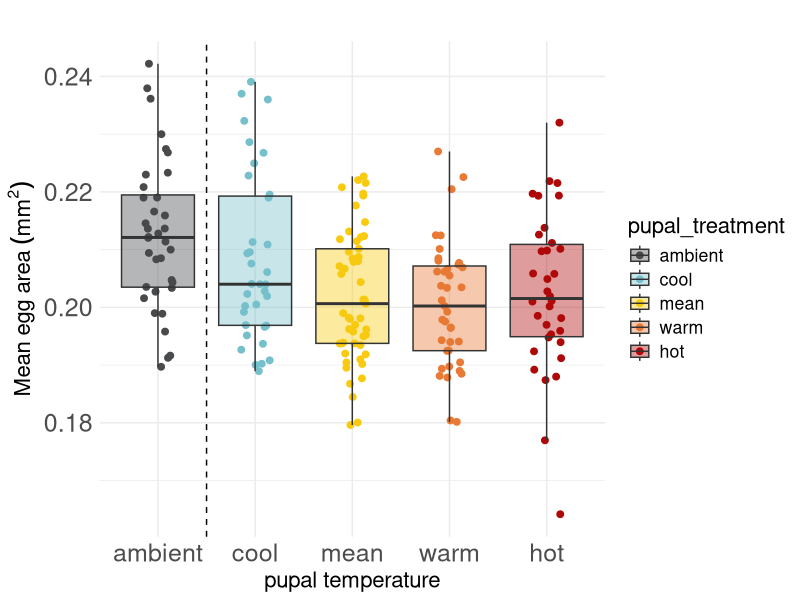
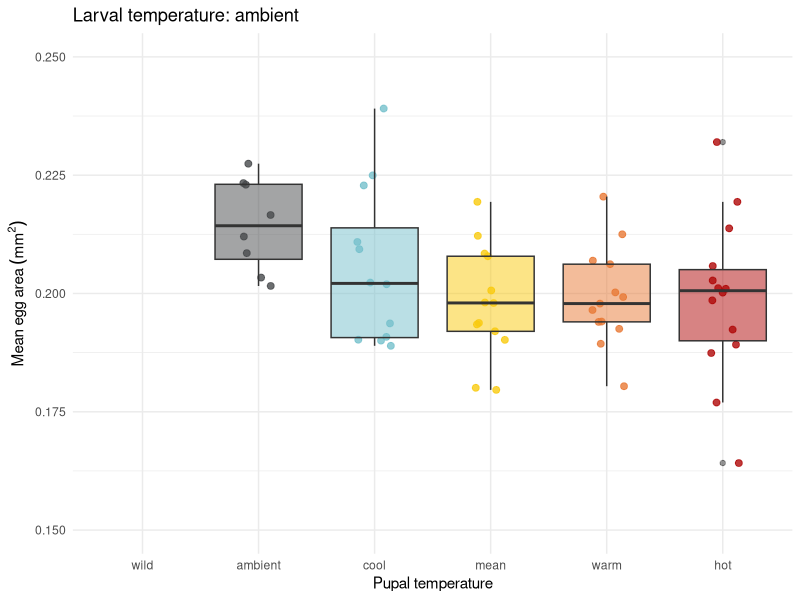
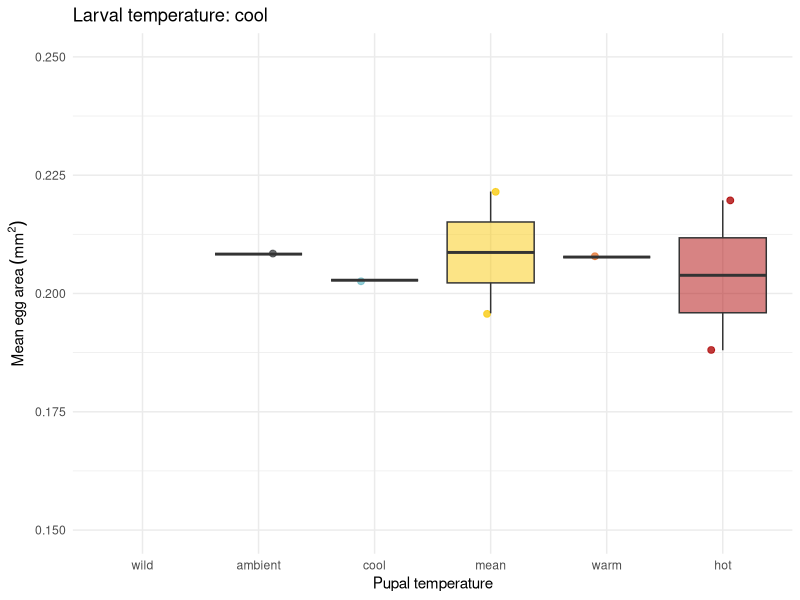
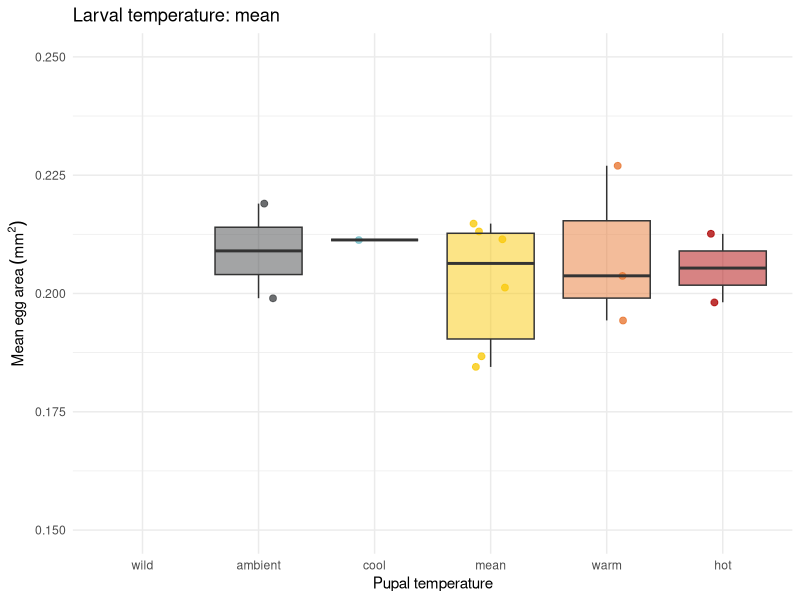
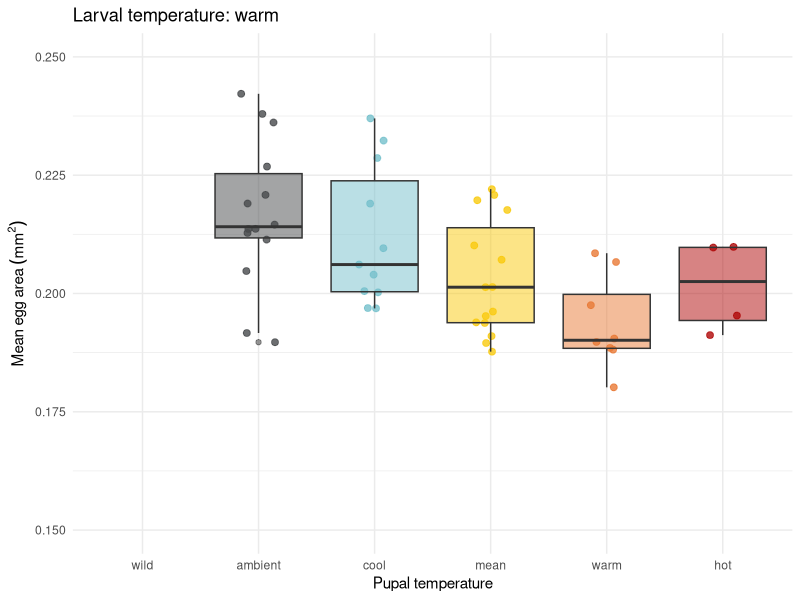
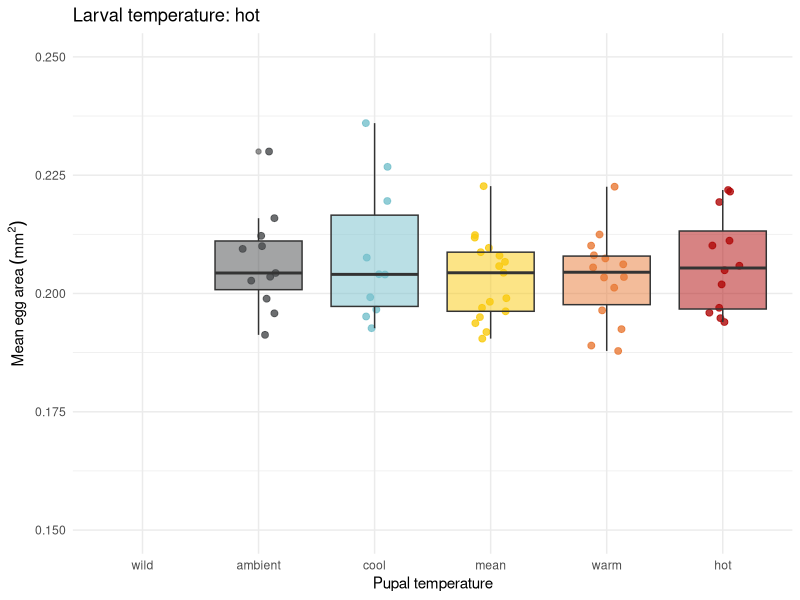
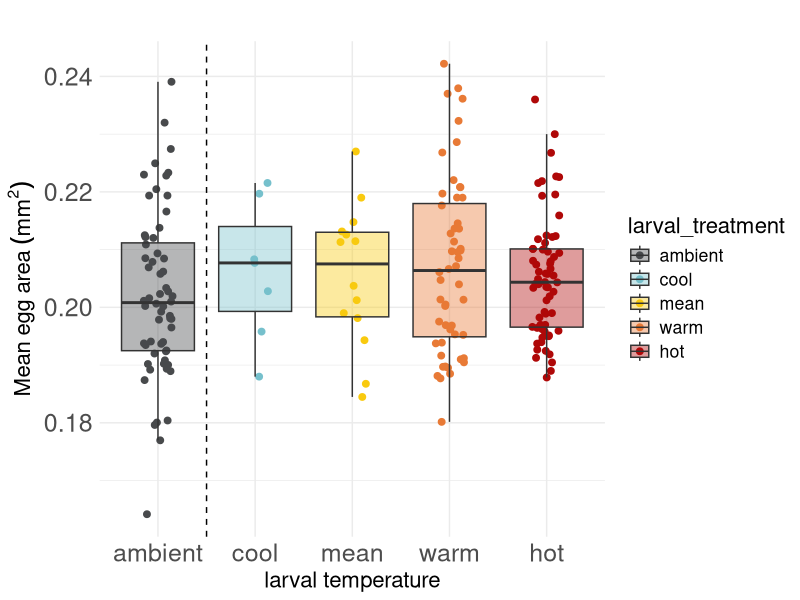
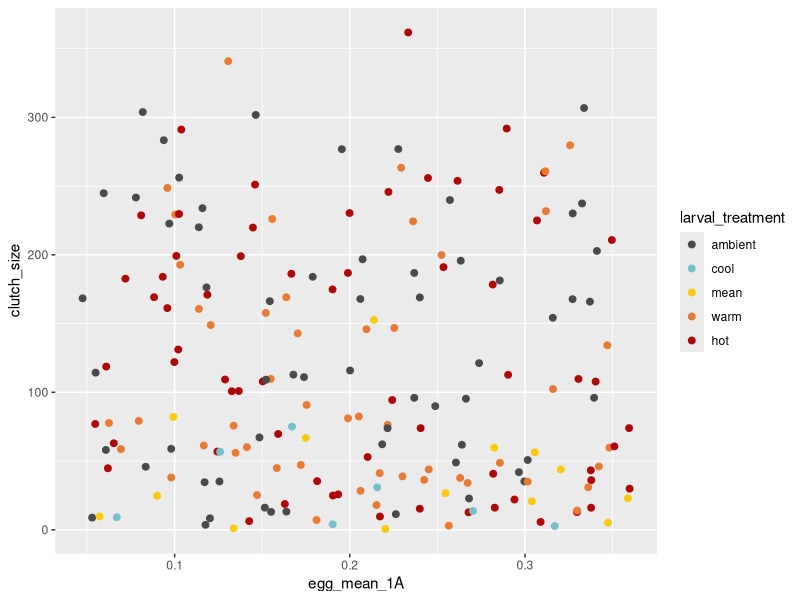

These figures' R source, in order:
## ---- chunk 1
library(here)
library(ggplot2)
library(tidyverse)
library(lme4)
## ---- chunk 2
#working with the egg counts of the five treatment groups
#read in the dataset
egg_counts <- read.csv(here("data", "emergence_egg_counts(Sheet1).csv"))


#make sure egg counts are stored as numbers
egg_counts$green_eggs  <- as.numeric(egg_counts$green_eggs)
egg_counts$orange_eggs <- as.numeric(egg_counts$orange_eggs)


#clean up the dataset so it only has the females I am interested in
egg_counts_clean <- egg_counts %>%
  filter(sex == "F") %>% #only looking at females
  filter(!startsWith(adultID, "F")) %>% #remove sienna's females
  mutate(clutch_size = green_eggs + orange_eggs) %>% #clean up clutch size column
  filter(!is.na(clutch_size)) %>% #remove those with NA clutch size
  mutate(larval_treatment = str_extract(adultID, "^[^.]+")) %>% #make larval treatment column
  mutate( #fix these two rows because they were not assigned pupal treatment correctly
    pupal_treatment = case_when(
      adultID == "CTRL.WTH.152_P6_H" ~ "hot",
      adultID == "HOT.WTH.47_P2_A"   ~ "ambient",
      TRUE                          ~ pupal_treatment
    )
  ) %>%
  mutate(
    larval_treatment = recode(
      larval_treatment,
      CTRL = "ambient",
      MEAN = "mean",
      COOL = "cool",
      WARM = "warm",
      HOT  = "hot"
    ))

#how many clutches I have photos of
photographed_clutches <- egg_counts_clean %>%
  filter(eggs_photographed == "DONE")
## ---- chunk 3

egg_size_results <- read.csv(here("data", "egg size results - blinded.csv"))

egg_size_results$clutch_code <- as.character(egg_size_results$clutch_code)

results <- egg_counts_clean %>%
  left_join(egg_size_results, by = "clutch_code") %>%
  filter(!is.na(egg_mean_1A))

results$egg_mean_1A <- as.numeric(results$egg_mean_1A)

results <- results %>%
  filter(!is.na(egg_mean_1A))

  

## ---- chunk 4
#convert the pupal temperatures to factors
results$pupal_treatment <- factor(results$pupal_treatment,
                             levels = c("wild", "ambient", "cool", "mean", "warm", "hot"))

#convert the larval  temperatures to factors
results$larval_treatment <- factor(results$larval_treatment,
                             levels = c("wild", "ambient", "cool", "mean", "warm", "hot"))

#assign colours to the temperatures                           
temp_cols <- c(
  ambient = "#484A4C",
  cool    = "#76C0CC",
  mean    = "#F9CA0F",
  warm    = "#E87A36",
  hot     = "#AF0808")

## ---- chunk 5
#Plot all the results together
ggplot(results, aes(x = pupal_treatment, y = egg_mean_1A, fill = pupal_treatment)) +
  geom_jitter(aes(color = pupal_treatment),  width = 0.15, size = 2, alpha = 1.5) +
  geom_boxplot(alpha = 0.4, outlier.shape = NA) +
  geom_vline(xintercept = 1.5, linetype = "dashed", color = "black") +
  scale_x_discrete(labels = levels(factor(results$pupal_treatment))) +
  scale_fill_manual(values = temp_cols) +
  scale_color_manual(values = temp_cols) + 
  theme_minimal() +
  theme(legend.position = "right",
        text = element_text(size = 16),
  axis.title = element_text(size = 16),
  axis.text = element_text(size = 18)) +  
  labs(x = "pupal temperature", y = expression(Mean~egg~area~(mm^2)), title = "") 




#make a separate plot for each larval temperature
larval_levels <- c("ambient", "cool", "mean", "warm", "hot")

plots <- lapply(larval_levels, function(lt) {

  ggplot(
    results %>% 
    filter(larval_treatment == lt),
    aes(x = pupal_treatment, y = egg_mean_1A, fill = pupal_treatment)
  ) +
    geom_jitter(aes(color = pupal_treatment),
                width = 0.15, size = 2, alpha = 0.8) +
    geom_boxplot(alpha = 0.5) +
    scale_x_discrete(
        limits = levels(results$pupal_treatment),
        drop = FALSE) +
    scale_y_continuous(limits = c(0.15, 0.25)) +
    scale_fill_manual(values = temp_cols) +
    scale_color_manual(values = temp_cols) +
    theme_minimal() +
    theme(legend.position = "none") +
    labs(
      x = "Pupal temperature",
      y = expression(Mean~egg~area~(mm^2)),
      title = paste("Larval temperature:", lt)
    )
})

# View first plot
plots[[1]]
plots[[2]]
plots[[3]]
plots[[4]]
plots[[5]]


## ---- chunk 6
ggplot(results, aes(x = larval_treatment, y = egg_mean_1A, fill = larval_treatment)) +
  geom_jitter(aes(color = larval_treatment),  width = 0.15, size = 2, alpha = 1.5) +
  geom_boxplot(alpha = 0.4, outlier.shape = NA) +
  geom_vline(xintercept = 1.5, linetype = "dashed", color = "black") +
  scale_x_discrete(labels = levels(factor(results$larval_treatment))) +
  scale_fill_manual(values = temp_cols) +
  scale_color_manual(values = temp_cols) + 
  theme_minimal() +
  theme(legend.position = "right",
        text = element_text(size = 16),
  axis.title = element_text(size = 16),
  axis.text = element_text(size = 18)) +  
  labs(x = "larval temperature", y = expression(Mean~egg~area~(mm^2)), title = "") 

## ---- chunk 7
ggplot(results, aes(x = egg_mean_1A, y = clutch_size, fill = larval_treatment)) +
  geom_jitter(aes(color = larval_treatment),  width = 0.15, size = 2, alpha = 1.5) +
  scale_color_manual(values = temp_cols) #+
  #facet_wrap(~ larval_treatment) +
  #scale_y_continuous(limits = c(0.15, 0.25)) 


larval_levels <- c("ambient", "cool", "mean", "warm", "hot")

plots <- lapply(larval_levels, function(lt) {

  ggplot(
    results %>% 
    filter(larval_treatment == lt),
    aes(x = egg_mean_1A, y = clutch_size, fill = pupal_treatment)
  ) +
    geom_jitter(aes(color = pupal_treatment),
                width = 0.15, size = 2, alpha = 0.8)  +
    #scale_y_continuous(limits = c(0.15, 0.25)) +
    scale_fill_manual(values = temp_cols) +
    scale_color_manual(values = temp_cols) +
    theme_minimal() +
    theme(legend.position = "none") +
    labs(
      x = "egg size (mm)",
      y = "clutch size",
      title = paste("Larval temperature:", lt)
    )
})

# View first plot
plots[[1]]
plots[[2]]
plots[[3]]
plots[[4]]
plots[[5]]
